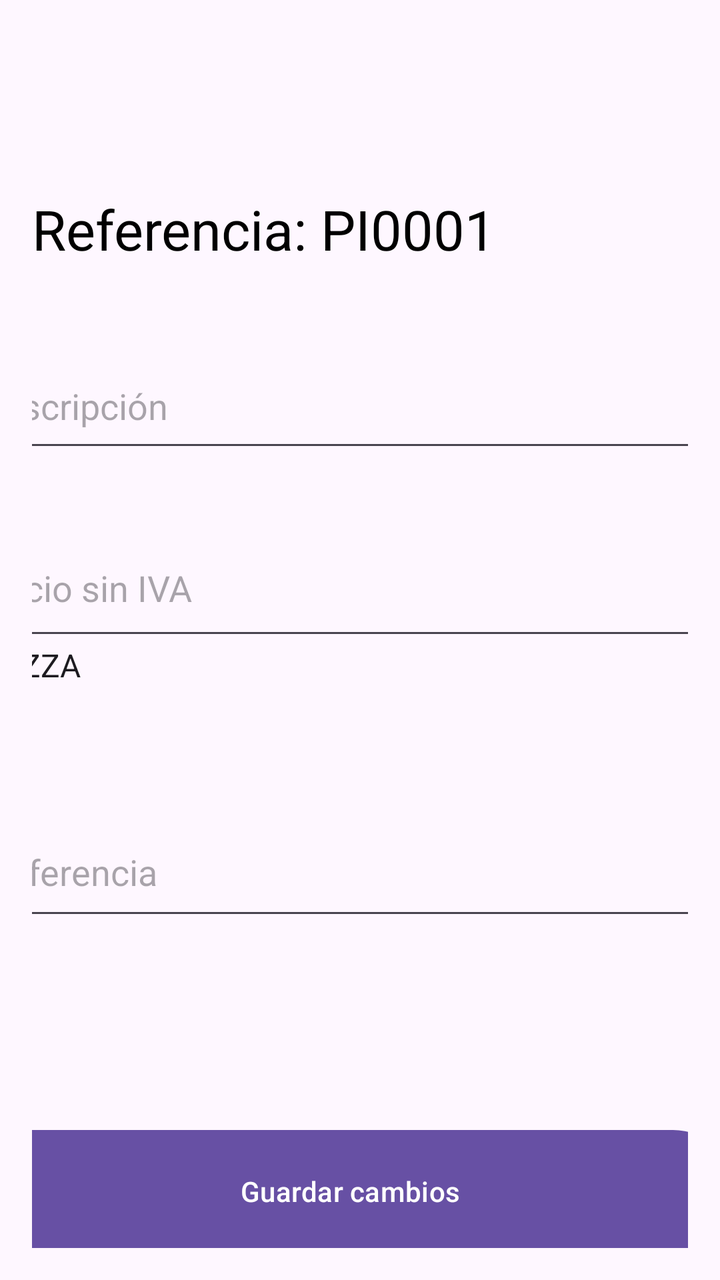
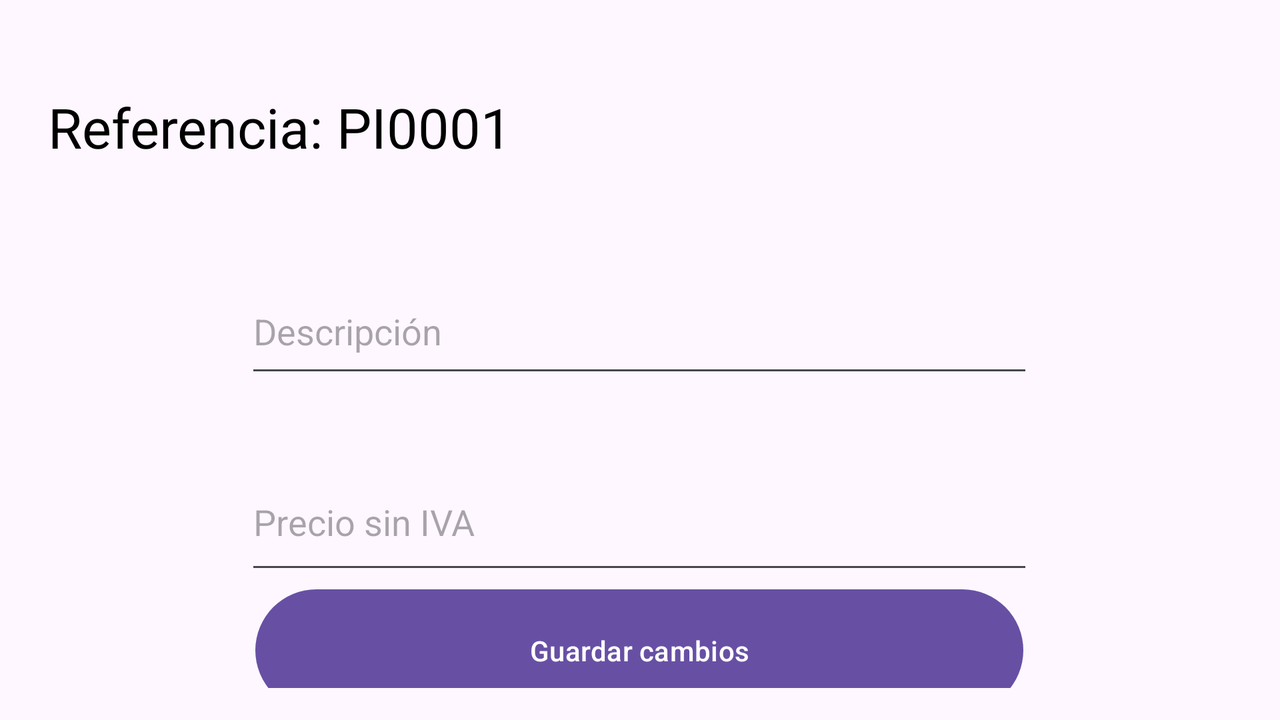

Compare how this app lays out the same screen by default and in its alternative resource folder. The renders come first, then the two layout files and the values they reference.
<!-- AndroidManifest.xml: application theme Theme.Gestio_pizzas_room -->
<!-- res/layout/activity_editar_pizzas.xml -->
<?xml version="1.0" encoding="utf-8"?>
<androidx.constraintlayout.widget.ConstraintLayout xmlns:android="http://schemas.android.com/apk/res/android"
    xmlns:app="http://schemas.android.com/apk/res-auto"
    xmlns:tools="http://schemas.android.com/tools"
    android:layout_width="match_parent"
    android:layout_height="match_parent"
    android:orientation="vertical"
    android:padding="16dp">

    <TextView
        android:id="@+id/tv_reference"
        android:layout_width="234dp"
        android:layout_height="46dp"
        android:autoSizeTextType="uniform"
        android:text="Referencia: PI0001"
        android:textColor="@color/black"
        android:textSize="18sp"
        app:layout_constraintBottom_toTopOf="@+id/guideline10"
        app:layout_constraintStart_toStartOf="parent" />

    <EditText
        android:id="@+id/editarDescripcion"
        android:layout_width="394dp"
        android:layout_height="59dp"
        android:hint="Descripción"
        app:layout_constraintBottom_toTopOf="@+id/guideline11"
        app:layout_constraintEnd_toEndOf="parent"
        app:layout_constraintHorizontal_bias="0.466"
        app:layout_constraintStart_toStartOf="parent"
        app:layout_constraintTop_toTopOf="@+id/guideline10"
        app:layout_constraintVertical_bias="1.0" />

    <EditText
        android:id="@+id/editarIva"
        android:layout_width="394dp"
        android:layout_height="65dp"
        android:hint="Precio sin IVA"
        android:inputType="numberDecimal"
        app:layout_constraintBottom_toTopOf="@+id/guideline12"
        app:layout_constraintEnd_toEndOf="parent"
        app:layout_constraintHorizontal_bias="0.533"
        app:layout_constraintStart_toStartOf="parent"
        app:layout_constraintTop_toTopOf="@+id/guideline11"
        app:layout_constraintVertical_bias="1.0" />

    <Button
        android:id="@+id/btnGuardarEditar"
        android:layout_width="384dp"
        android:layout_height="69dp"
        android:layout_marginTop="236dp"
        android:text="Guardar cambios"
        app:layout_constraintEnd_toEndOf="parent"
        app:layout_constraintHorizontal_bias="0.6"
        app:layout_constraintStart_toStartOf="parent"
        app:layout_constraintTop_toTopOf="@+id/guideline12" />

    <androidx.constraintlayout.widget.Guideline
        android:id="@+id/guideline10"
        android:layout_width="wrap_content"
        android:layout_height="wrap_content"
        android:orientation="horizontal"
        app:layout_constraintGuide_begin="126dp" />

    <androidx.constraintlayout.widget.Guideline
        android:id="@+id/guideline11"
        android:layout_width="wrap_content"
        android:layout_height="wrap_content"
        android:orientation="horizontal"
        app:layout_constraintGuide_begin="215dp" />

    <androidx.constraintlayout.widget.Guideline
        android:id="@+id/guideline12"
        android:layout_width="wrap_content"
        android:layout_height="wrap_content"
        android:orientation="horizontal"
        app:layout_constraintGuide_begin="309dp" />

    <Spinner
        android:id="@+id/spinnerTipo"
        android:layout_width="403dp"
        android:layout_height="65dp"
        android:entries="@array/pizza_types"
        app:layout_constraintBottom_toBottomOf="parent"
        app:layout_constraintEnd_toEndOf="parent"
        app:layout_constraintHorizontal_bias="0.375"
        app:layout_constraintStart_toStartOf="parent"
        app:layout_constraintTop_toTopOf="parent"
        app:layout_constraintVertical_bias="0.523" />

    <com.google.android.material.textfield.TextInputLayout
        android:id="@+id/textInputLayout"
        android:layout_width="409dp"
        android:entries="@array/pizza_types"
        android:layout_height="wrap_content"
        tools:layout_editor_absoluteX="1dp"
        tools:layout_editor_absoluteY="422dp">

    </com.google.android.material.textfield.TextInputLayout>

    <com.google.android.material.textfield.TextInputEditText
        android:id="@+id/editarReferencia"
        android:layout_width="382dp"
        android:layout_height="61dp"
        android:layout_marginTop="39dp"
        android:hint="Referencia"
        app:layout_constraintEnd_toEndOf="parent"
        app:layout_constraintStart_toStartOf="parent"
        app:layout_constraintTop_toBottomOf="@+id/spinnerTipo" />

</androidx.constraintlayout.widget.ConstraintLayout>
<!-- resources referenced by this layout -->
<resources>
  <string-array name="pizza_types">
          <item>PIZZA</item>
          <item>PIZZA VEGANA</item>
          <item>PIZZA CELIACA</item>
          <item>TOPPING</item>
      </string-array>
  <color name="black">#FF000000</color>
  <style name="Theme.Gestio_pizzas_room" parent="Base.Theme.Gestio_pizzas_room" />
  <style name="Base.Theme.Gestio_pizzas_room" parent="Theme.Material3.DayNight.NoActionBar">
          
          
      </style>
</resources>
<!-- res/layout-land/activity_editar_pizzas.xml (the repository's variant of the layout above) -->
<!-- drawn on the phone turned sideways -->
<?xml version="1.0" encoding="utf-8"?>
<androidx.constraintlayout.widget.ConstraintLayout xmlns:android="http://schemas.android.com/apk/res/android"
    xmlns:app="http://schemas.android.com/apk/res-auto"
    xmlns:tools="http://schemas.android.com/tools"
    android:layout_width="match_parent"
    android:layout_height="match_parent"
    android:orientation="vertical"
    android:padding="16dp">

    <TextView
        android:id="@+id/tv_reference"
        android:layout_width="234dp"
        android:layout_height="46dp"
        android:layout_marginStart="8dp"
        android:layout_marginBottom="24dp"
        android:autoSizeTextType="uniform"
        android:text="Referencia: PI0001"
        android:textColor="@color/black"
        android:textSize="18sp"
        app:layout_constraintBottom_toTopOf="@+id/guideline10"
        app:layout_constraintStart_toStartOf="parent" />

    <EditText
        android:id="@+id/editarDescripcion"
        android:layout_width="394dp"
        android:layout_height="59dp"
        android:hint="Descripción"
        app:layout_constraintBottom_toTopOf="@+id/guideline11"
        app:layout_constraintEnd_toEndOf="parent"
        app:layout_constraintHorizontal_bias="0.498"
        app:layout_constraintStart_toStartOf="parent"
        app:layout_constraintTop_toTopOf="@+id/guideline10"
        app:layout_constraintVertical_bias="0.725" />

    <EditText
        android:id="@+id/editarIva"
        android:layout_width="394dp"
        android:layout_height="65dp"
        android:hint="Precio sin IVA"
        android:inputType="numberDecimal"
        app:layout_constraintBottom_toTopOf="@+id/guideline12"
        app:layout_constraintEnd_toEndOf="parent"
        app:layout_constraintHorizontal_bias="0.498"
        app:layout_constraintStart_toStartOf="parent"
        app:layout_constraintTop_toTopOf="@+id/guideline11"
        app:layout_constraintVertical_bias="0.652" />

    <Button
        android:id="@+id/btnGuardarEditar"
        android:layout_width="384dp"
        android:layout_height="69dp"
        android:text="Guardar cambios"
        app:layout_constraintBottom_toBottomOf="parent"
        app:layout_constraintEnd_toEndOf="parent"
        app:layout_constraintHorizontal_bias="0.498"
        app:layout_constraintStart_toStartOf="parent"
        app:layout_constraintTop_toTopOf="@+id/guideline12" />

    <androidx.constraintlayout.widget.Guideline
        android:id="@+id/guideline10"
        android:layout_width="wrap_content"
        android:layout_height="wrap_content"
        android:orientation="horizontal"
        app:layout_constraintGuide_begin="99dp" />

    <androidx.constraintlayout.widget.Guideline
        android:id="@+id/guideline11"
        android:layout_width="wrap_content"
        android:layout_height="wrap_content"
        android:orientation="horizontal"
        app:layout_constraintGuide_begin="185dp" />

    <androidx.constraintlayout.widget.Guideline
        android:id="@+id/guideline12"
        android:layout_width="wrap_content"
        android:layout_height="wrap_content"
        android:orientation="horizontal"
        app:layout_constraintGuide_begin="290dp" />

</androidx.constraintlayout.widget.ConstraintLayout>
<!-- resources referenced by the variant -->
<!-- as the phone turned sideways resolves them -->
<resources>
  <color name="black">#FF000000</color>
  <style name="Theme.Gestio_pizzas_room" parent="Base.Theme.Gestio_pizzas_room" />
  <style name="Base.Theme.Gestio_pizzas_room" parent="Theme.Material3.DayNight.NoActionBar">
          
          
      </style>
</resources>
